Frame 1 (no input): blank canvas, image omitted
Frame 60 (the mouse pressed at the canvas centre just before this capture): blank canvas, image omitted
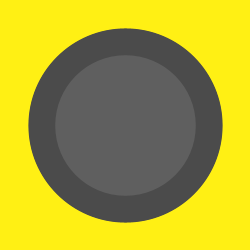
Frame 120 (the mouse held since frame 60 and released just before this capture)

The Processing sketch whose frames 1 and 60 were blank and that drew this single picture after the mouse press (run headless with seeded random() and noise(); from frame 60 on, the mouse is pressed at the canvas centre):

// Processing sketch: processing_18740
// ── processing_18740.pde


void setup(){
  size(250,250);
    background(255,240,20);
    frameRate(20);
}

void draw(){

  if (mousePressed){
    strokeWeight(random(200));
    stroke(random(150));
    line(mouseX,mouseY,mouseY,mouseX);
  }
}
